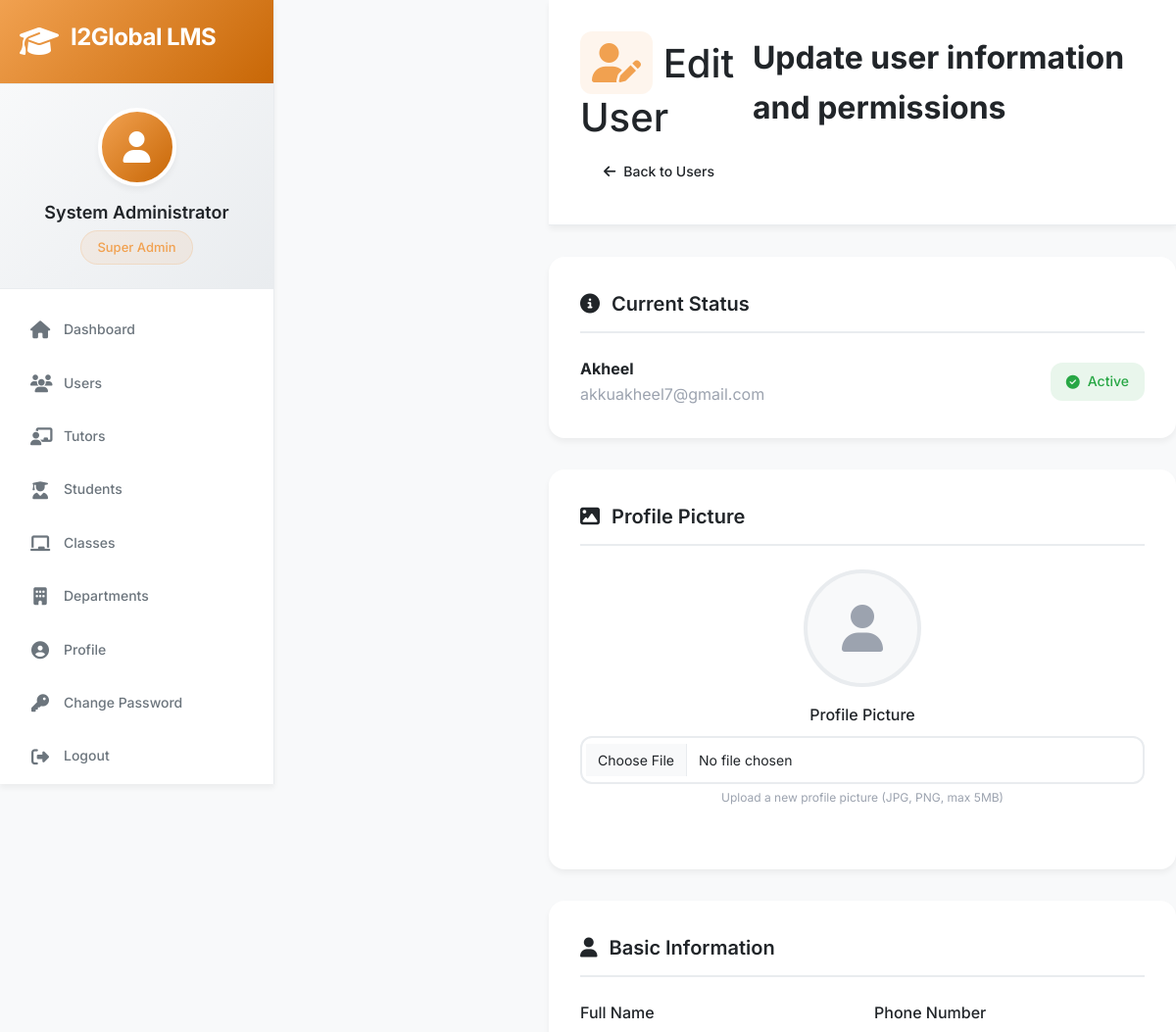
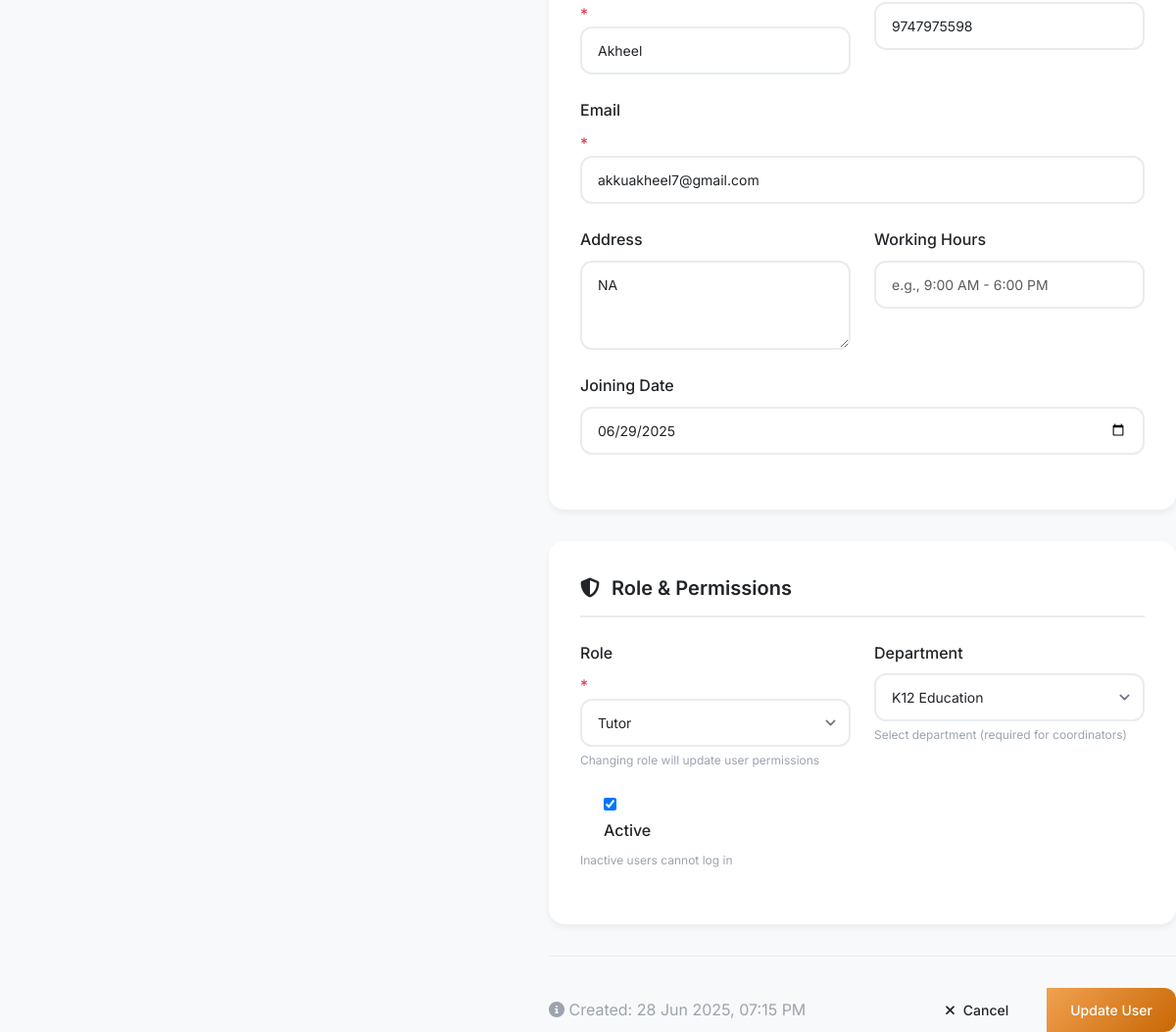
The app's page /admin/users/4/edit (signed in) with its own data (2 pictures, top to bottom).
### app/models/user.py (models this page shows, shortened)
class User(UserMixin, db.Model):
    __tablename__ = 'users'
    id = db.Column(db.Integer, primary_key=True)
    username = db.Column(db.String(80), unique=True, nullable=False, index=True)
    email = db.Column(db.String(120), unique=True, nullable=False, index=True)
    password_hash = db.Column(db.String(255), nullable=False)
    full_name = db.Column(db.String(100), nullable=False)
    phone = db.Column(db.String(20))
    address = db.Column(db.Text)
    profile_picture = db.Column(db.String(100))
    role = db.Column(db.String(20), nullable=False, default='tutor')  # superadmin, admin, coordinator, tutor
    department_id = db.Column(db.Integer, db.ForeignKey('departments.id'))
    is_active = db.Column(db.Boolean, default=True)
    is_verified = db.Column(db.Boolean, default=False)
    created_at = db.Column(db.DateTime, default=datetime.utcnow)
    last_login = db.Column(db.DateTime)
    joining_date = db.Column(db.Date)
    working_hours = db.Column(db.String(50))  # "9:00 AM - 6:00 PM"
    emergency_contact = db.Column(db.Text)  # JSON string
    department = db.relationship('Department', foreign_keys=[department_id], backref='users', lazy=True)
    tutor_profile = db.relationship('Tutor', backref='user', uselist=False, lazy=True)
    def has_permission(self, permission):
        if self.role == 'superadmin':
            return True
    def get_role_display(self):
        role_map = {
            'superadmin': 'Super Admin',
            'admin': 'Admin',
            'coordinator': 'Coordinator',
            'tutor': 'Tutor'
        }
        return role_map.get(self.role, self.role.title())

### app/routes/admin.py (the view, shortened to what this page needs)
@bp.route('/users/<int:user_id>/edit', methods=['GET', 'POST'])
@login_required
@admin_required
def edit_user(user_id):
    user = User.query.get_or_404(user_id)
    form = EditUserForm(user_id=user.id, obj=user)
    return render_template('admin/edit_user.html', form=form, user=user)

### app/models/user.py (called while the page is built)
@login.user_loader
def load_user(user_id):
    return User.query.get(int(user_id))

### app/routes/admin.py (called while the page is built)
def admin_required(f):
    @wraps(f)
    def decorated_function(*args, **kwargs):
        if current_user.role not in ['superadmin', 'admin', 'coordinator']:
            flash('Access denied. Insufficient permissions.', 'error')
            return redirect(url_for('dashboard.index'))
        return f(*args, **kwargs)
    return decorated_function

### app/templates/admin/edit_user.html (shortened to what this page needs)
{% extends "base.html" %}
{% block content %}
<div class="main-content">
    <div class="page-header">
        <div class="page-header-content">
            <div class="page-title">
                <h1><i class="fas fa-user-edit"></i> Edit User</h1>
                <p>Update user information and permissions</p>
            </div>
            <div class="page-actions">
                <a href="{{ url_for('admin.users') }}" class="btn btn-outline">
                    <i class="fas fa-arrow-left"></i> Back to Users
                </a>
            </div>
        </div>
    </div>
    <div class="edit-form-container">
        <form method="POST" enctype="multipart/form-data" id="editUserForm">
            <div class="form-section">
                <div class="section-title">
                    <i class="fas fa-info-circle"></i>
                    Current Status
                </div>
                <div class="d-flex justify-content-between align-items-center">
                    <div>
                        <strong>{{ user.full_name }}</strong>
                        <div class="text-muted">{{ user.email }}</div>
                    </div>
                    <div class="user-status {% if user.is_active %}active{% else %}inactive{% endif %}">
                        {% if user.is_active %}
                            <i class="fas fa-check-circle"></i> Active
                        {% else %}
                            <i class="fas fa-times-circle"></i> Inactive
                        {% endif %}
                    </div>
                </div>
            </div>
            <div class="form-section">
                <div class="section-title">
                    <i class="fas fa-image"></i>
                    Profile Picture
                </div>
                <div class="avatar-section">
                    <div class="avatar-preview">
                        {% if user.profile_picture %}
                            <img src="{{ url_for('static', filename='uploads/profiles/' + user.profile_picture) }}" alt="Profile Picture">
                        {% else %}
                            <i class="fas fa-user"></i>
                        {% endif %}
                    </div>
                    <div class="form-group">
                        {{ form.profile_picture.label(class="form-label") }}
                        {{ form.profile_picture(class="form-control") }}
                        <div class="help-text">Upload a new profile picture (JPG, PNG, max 5MB)</div>
                    </div>
                </div>
            </div>
            <div class="form-section">
                <div class="section-title">
                    <i class="fas fa-user"></i>
                    Basic Information
                </div>
                <div class="form-row">
                    <div class="form-group">
                        {{ form.full_name.label(class="form-label") }} <span class="required">*</span>
                        {{ form.full_name(class="form-control") }}
                    </div>
                    <div class="form-group">
                        {{ form.phone.label(class="form-label") }}
                        {{ form.phone(class="form-control") }}
                    </div>
                </div>
                <div class="form-row single">
                    <div class="form-group">
                        {{ form.email.label(class="form-label") }} <span class="required">*</span>
                        {{ form.email(class="form-control") }}
                    </div>
                </div>
                <div class="form-row">
                    <div class="form-group">
                        {{ form.address.label(class="form-label") }}
                        {{ form.address(class="form-control", rows="3") }}
                    </div>
                    <div class="form-group">
                        {{ form.working_hours.label(class="form-label") }}
                        {{ form.working_hours(class="form-control") }}
                    </div>
                </div>
                <div class="form-row single">
                    <div class="form-group">
                        {{ form.joining_date.label(class="form-label") }}
                        {{ form.joining_date(class="form-control") }}
                    </div>
                </div>
            </div>
            <div class="form-section">
                <div class="section-title">
                    <i class="fas fa-shield-alt"></i>
                    Role & Permissions
                </div>
                <div class="form-row">
                    <div class="form-group">
                        {{ form.role.label(class="form-label") }} <span class="required">*</span>
                        {{ form.role(class="form-control form-select") }}
                        <div class="help-text">Changing role will update user permissions</div>
                    </div>
                    <div class="form-group">
                        {{ form.department_id.label(class="form-label") }}
                        {{ form.department_id(class="form-control form-select") }}
                        <div class="help-text">Select department (required for coordinators)</div>
                    </div>
                </div>
                <div class="form-row single">
                    <div class="form-group">
                        <div class="form-check">
                            {{ form.is_active() }}
                            {{ form.is_active.label(class="form-check-label") }}
                        </div>
                        <div class="help-text">Inactive users cannot log in</div>
                    </div>
                </div>
            </div>
            <div class="form-actions">
                <div class="text-muted">
                    <i class="fas fa-info-circle"></i>
                    Created: {{ user.created_at.strftime('%d %b %Y, %I:%M %p') if user.created_at else 'Unknown' }}
                </div>
                <div class="btn-group">
                    <a href="{{ url_for('admin.users') }}" class="btn btn-outline">
                        <i class="fas fa-times"></i> Cancel
                    </a>
                    {{ form.submit(class="btn btn-primary") }}
                </div>
            </div>
        </form>
    </div>
</div>
{% endblock %}

### app/templates/base.html (shortened to what this page needs)
<!DOCTYPE html>
<html lang="en">
<head>
    <link rel="stylesheet" href="https://cdnjs.cloudflare.com/ajax/libs/font-awesome/6.4.0/css/all.min.css">
    <link href="https://cdn.jsdelivr.net/npm/bootstrap@5.3.0/dist/css/bootstrap.min.css" rel="stylesheet">
</head>
<body>
    <div class="app-container">
        {% if current_user.is_authenticated %}
        <nav class="sidebar" id="sidebar">
            <div class="sidebar-header">
                <div class="logo-container">
                    <i class="fas fa-graduation-cap logo-icon"></i>
                    <h3 class="logo-text">{{ APP_NAME }}</h3>
                </div>
            </div>
            <div class="user-profile">
                <div class="user-avatar">
                    {% if current_user.profile_picture %}
                        <img src="{{ url_for('static', filename='uploads/profiles/' + current_user.profile_picture) }}" alt="Profile">
                    {% else %}
                        <i class="fas fa-user"></i>
                    {% endif %}
                </div>
                <div class="user-info">
                    <h4>{{ current_user.full_name or current_user.username }}</h4>
                    <span class="user-role">{{ current_user.get_role_display() }}</span>
                </div>
            </div>
            <ul class="nav-menu">
                <li class="nav-item">
                    <a href="{{ url_for('dashboard.index') }}" class="nav-link {% if request.endpoint == 'dashboard.admin_dashboard' or request.endpoint == 'dashboard.tutor_dashboard' %}active{% endif %}">
                        <i class="fas fa-home"></i>
                        <span>Dashboard</span>
                    </a>
                </li>
                {% if current_user.role in ['superadmin', 'admin', 'coordinator'] %}
                {% if current_user.has_permission('user_management') %}
                <li class="nav-item">
                    <a href="{{ url_for('admin.users') }}" class="nav-link {% if 'users' in request.endpoint %}active{% endif %}">
                        <i class="fas fa-users"></i>
                        <span>Users</span>
                    </a>
                </li>
                {% endif %}
                {% if current_user.has_permission('tutor_management') %}
                <li class="nav-item">
                    <a href="{{ url_for('admin.tutors') }}" class="nav-link {% if 'tutors' in request.endpoint %}active{% endif %}">
                        <i class="fas fa-chalkboard-teacher"></i>
                        <span>Tutors</span>
                    </a>
                </li>
                {% endif %}
                {% if current_user.has_permission('student_management') %}
                <li class="nav-item">
                    <a href="{{ url_for('admin.students') }}" class="nav-link {% if 'students' in request.endpoint %}active{% endif %}">
                        <i class="fas fa-user-graduate"></i>
                        <span>Students</span>
                    </a>
                </li>
                {% endif %}
                {% if current_user.has_permission('class_management') %}
                <li class="nav-item">
                    <a href="{{ url_for('admin.classes') }}" class="nav-link {% if 'classes' in request.endpoint %}active{% endif %}">
                        <i class="fas fa-chalkboard"></i>
                        <span>Classes</span>
                    </a>
                </li>
                {% endif %}
                {% if current_user.role in ['superadmin', 'admin'] %}
                <li class="nav-item">
                    <a href="{{ url_for('admin.departments') }}" class="nav-link {% if 'departments' in request.endpoint %}active{% endif %}">
                        <i class="fas fa-building"></i>
                        <span>Departments</span>
                    </a>
                </li>
                {% endif %}
                {% endif %}
                <li class="nav-item">
                    <a href="#" class="nav-link">
                        <i class="fas fa-user-circle"></i>
                        <span>Profile</span>
                    </a>
                </li>
                <li class="nav-item">
                    <a href="{{ url_for('auth.change_password') }}" class="nav-link {% if 'change_password' in request.endpoint %}active{% endif %}">
                        <i class="fas fa-key"></i>
                        <span>Change Password</span>
                    </a>
                </li>
                <li class="nav-item">
                    <a href="{{ url_for('auth.logout') }}" class="nav-link">
                        <i class="fas fa-sign-out-alt"></i>
                        <span>Logout</span>
                    </a>
                </li>
            </ul>
        </nav>
        {% endif %}
        <main class="main-content {% if not current_user.is_authenticated %}full-width{% endif %}">
            {% block content %}{% endblock %}
        </main>
    </div>
</body>
</html>

### app/templates/admin/edit_user.html (style rules this page uses)
.edit-form-container { max-width: 800px; margin: 0 auto; }
.form-section { background: var(--bg-white); border-radius: var(--border-radius-lg); padding: 2rem; margin-bottom: 2rem; box-shadow: var(--shadow); }
.section-title { font-size: 1.25rem; font-weight: 600; color: var(--text-primary); margin-bottom: 1.5rem; padding-bottom: 0.75rem; border-bottom: 2px solid var(--border-color); display: flex; align-items: center; gap: 0.75rem; }
.form-row { display: grid; grid-template-columns: 1fr 1fr; gap: 1.5rem; margin-bottom: 1.5rem; }
.form-row.single { grid-template-columns: 1fr; }
.form-group label { display: block; font-weight: 500; color: var(--text-primary); margin-bottom: 0.5rem; }
.form-control { width: 100%; padding: 0.75rem 1rem; border: 2px solid var(--border-color); border-radius: var(--border-radius); font-size: 0.875rem; transition: var(--transition); background: var(--bg-white); }
.form-select { background-position: right 0.5rem center; background-repeat: no-repeat; background-size: 1.5em 1.5em; padding-right: 2.5rem; }
.required { color: var(--danger-color); }
.help-text { font-size: 0.75rem; color: var(--text-muted); margin-top: 0.25rem; }
.form-actions { display: flex; justify-content: space-between; align-items: center; gap: 1rem; padding-top: 2rem; border-top: 1px solid var(--border-color); margin-top: 2rem; }
.btn-group { display: flex; gap: 1rem; }
.user-status { display: inline-flex; align-items: center; gap: 0.5rem; padding: 0.5rem 1rem; border-radius: var(--border-radius); font-size: 0.875rem; font-weight: 500; }
.user-status.active { background: rgba(40, 167, 69, 0.1); color: var(--success-color); }
.avatar-section { text-align: center; margin-bottom: 2rem; }
.avatar-preview { width: 120px; height: 120px; border-radius: 50%; border: 4px solid var(--border-color); margin: 0 auto 1rem auto; object-fit: cover; background: var(--bg-light); display: flex; align-items: center; justify-content: center; font-size: 3rem; color: var(--text-muted); }

### records on screen
User: full_name "System Administrator", role "Super Admin"
User: full_name "Akheel", email "akkuakheel7@gmail.com", phone "9747975598", address "NA", joining_date "06/29/2025", role "Tutor", department_id "K12 Education", is_active "☑", created_at "28 Jun 2025, 07:15 PM"

### other values on screen
{{ APP_NAME }} "I2Global LMS"
